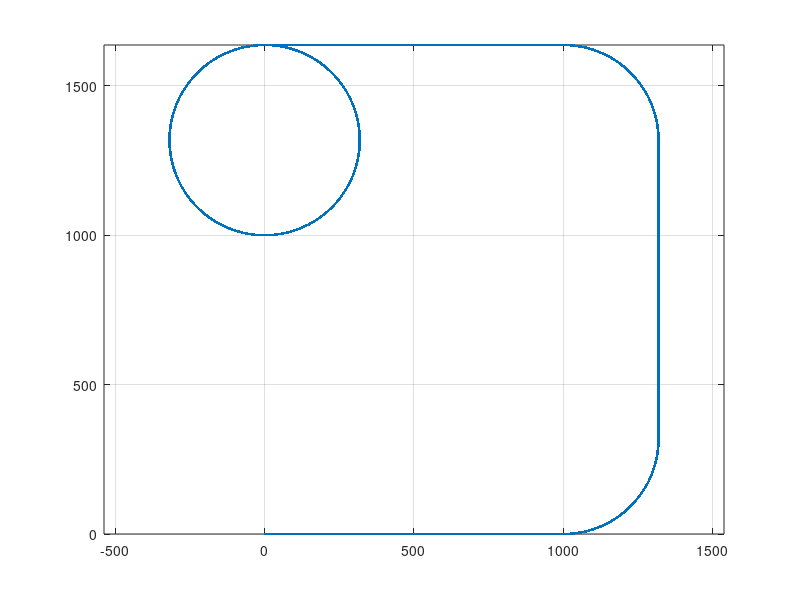

Source code (MATLAB): (Note: this script raises an error after producing the figure.)
clear;clc;close all

load("trajectory_data.mat")

n = length(traj);
xySigma = 1;
VxySigma = 1;
axySigma = .1;
noise = [xySigma*randn([2 n]);
         VxySigma*randn([2 n]);
         axySigma*randn([2 n]);];
y = traj + noise';
y = y(:,[3,4]);

plot(traj(:,1),traj(:,2),".")
grid on
hold on
axis equal

tf = 65;
fs = 100;
dt = 1/fs;
time = 0 : dt : tf;
R = diag([VxySigma VxySigma]);

%% Kalman Filter 1
qCV = 400;
Q = qCV*dt*[dt^2/3 dt/2;dt/2 1];
Q = [Q zeros(2);zeros(2) Q];
A = [1 dt 0 0;
      0  1 0 0;
      0  0 1 dt;
      0  0 0  1];
H =  [0 1 0 0;
      0 0 0 1];

x0 = [traj(1,1) traj(3,1) traj(2,1) traj(4,1)]';
P0 = eye(4);

kf1 = kalmanFilter(A,[],H,Q,R,x0,P0);

%% Kalman Filter 2
qTURN = 25;
Q = qCV*dt*[1 0;0 1];
Q = [Q zeros(2);zeros(2) Q];

w = deg2rad(30);
A = [1    sin(w*dt)/w   0  -(1-cos(w*dt))/w;
      0      cos(w*dt)   0        -sin(w*dt);
      0 (1-cos(w*dt))/w   1      sin(w*dt)/w;
      0       sin(w*dt)  0         cos(w*dt)];

kf2 = kalmanFilter(A,[],H,Q,R,x0,P0);

for ii = 1 : length(time)

    %% Run Kalman Filter 1
    % Time Update
    kf1.propagate

    % Measurement Update
    kf1.update(y(ii,:)')

    x1_hat(ii,:) = kf1.getState;

    %% Run Kalman Filter 2
    % Time Update
    kf2.propagate

    % Measurement Update
    kf2.update(y(ii,:)')

    x2_hat(ii,:) = kf2.getState;

end

plot(x1_hat(:,1),x1_hat(:,3),".")
plot(x2_hat(:,1),x2_hat(:,3),".")

% figure
% plot(time,x1_hat(:,2)-traj(:,3),".")
% figure
% plot(time,x2_hat(:,2)-traj(:,3),".")
% figure
% plot(time,x1_hat(:,2)-x2_hat(:,3),".")

% std(x1_hat(:,2)-traj(:,3))
% std(x2_hat(:,2)-traj(:,3))